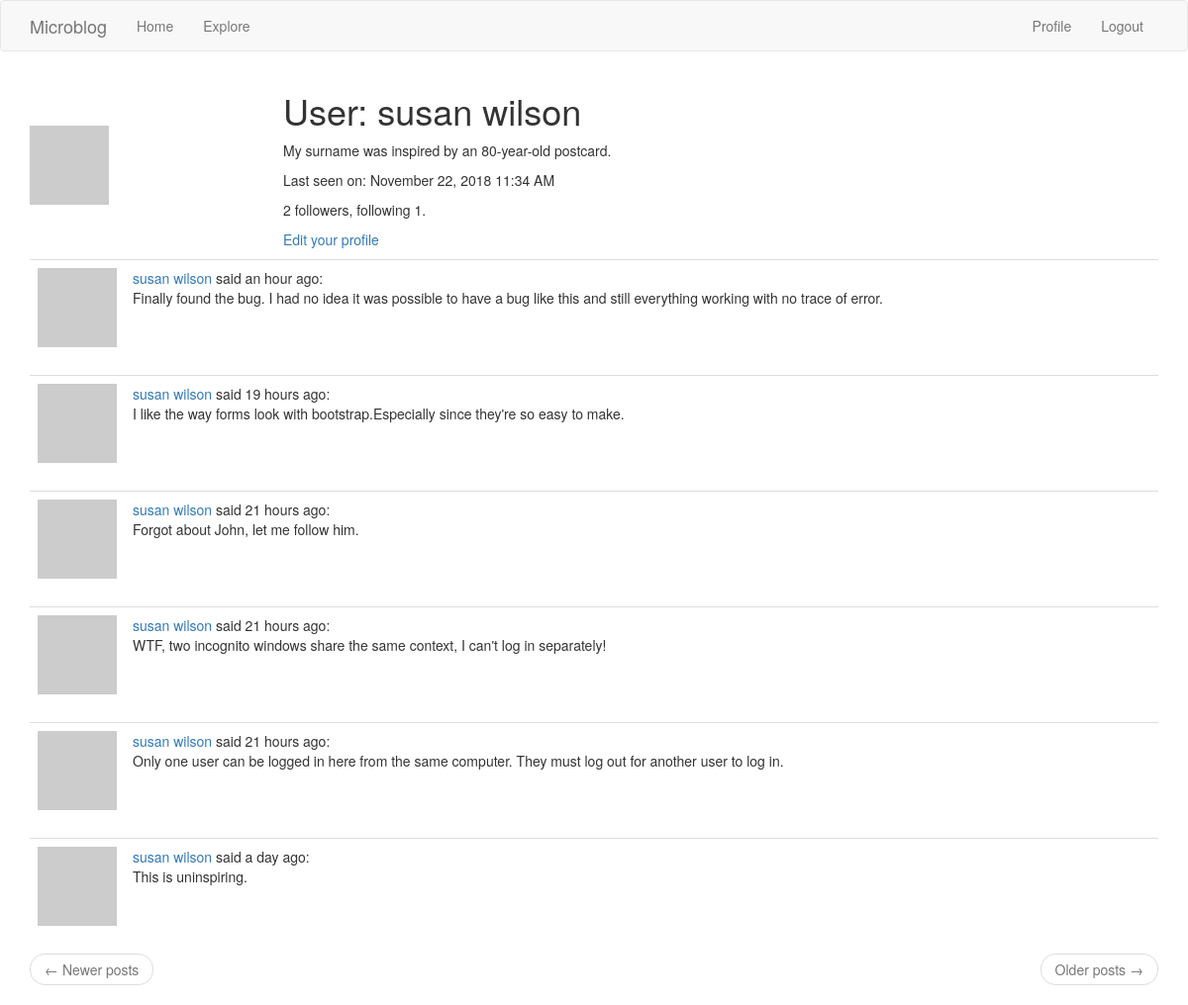
The page /user/susan wilson (signed in) on the database its author committed.
### app/models.py (models this page shows, shortened)
class User(UserMixin, db.Model):
    id = db.Column(db.Integer, primary_key=True)
    username = db.Column(db.String(64), index=True, unique=True)
    email = db.Column(db.String(120), index=True, unique=True)
    password_hash = db.Column(db.String(128))
    about_me = db.Column(db.String(140))
    last_seen = db.Column(db.DateTime, default=datetime.utcnow)
    posts = db.relationship('Post', backref='author', lazy='dynamic')
    followed = db.relationship(
        'User', secondary=followers,
        primaryjoin=(followers.c.follower_id == id),
        secondaryjoin=(followers.c.followed_id == id),
        backref=db.backref('followers', lazy='dynamic'), lazy='dynamic')
    def avatar(self, size):
        digest = md5(self.email.lower().encode('utf-8')).hexdigest()
        return 'https://www.gravatar.com/avatar/{}?d=retro&s={}'.format(
            digest, size)

class Post(db.Model):
    id = db.Column(db.Integer, primary_key=True)
    body = db.Column(db.String(140))
    timestamp = db.Column(db.DateTime, index=True, default=datetime.utcnow)
    user_id = db.Column(db.Integer, db.ForeignKey('user.id'))
    language = db.Column(db.String(5))

### app/main/routes.py (the view)
@bp.route('/user/<username>')
@login_required
def user(username):
    user = User.query.filter_by(username=username).first_or_404()
    page = request.args.get('page', 1, type=int)
    posts = user.posts.order_by(Post.timestamp.desc()).paginate(
        page, current_app.config['POSTS_PER_PAGE'], False)
    next_url = url_for('main.user', username=user.username, page=posts.next_num) \
        if posts.has_next else None
    prev_url = url_for('main.user', username=user.username, page=posts.prev_num) \
        if posts.has_prev else None
    return render_template('user.html', user=user, posts=posts.items,
                           prev_url=prev_url, next_url=next_url)

### app/main/routes.py (called while the page is built)
@bp.before_app_request
def before_request():
    if current_user.is_authenticated:
        current_user.last_seen = datetime.utcnow()
        db.session.commit()
    g.locale = str(get_locale())

### app/models.py (called while the page is built)
@login.user_loader
def load_user(id):
    return User.query.get(int(id))

### app/main/templates/user.html
{% extends "base.html" %}
{% block app_content %}
  <table class="tabe table-hover">
    <tr>
      <td width="256px"><img src="{{ user.avatar(256) }}"></td>
      <td>
        <h1>{{ _('User:') }} {{ user.username }}</h1>
        {% if user.about_me %}
          <p>{{ user.about_me }}</p>
        {% endif %}
        {% if user.last_seen %}
          <p>{{ _('Last seen on:') }} {{ moment(user.last_seen).format('LLL') }}</p>
        {% endif %}
        <p>{{ user.followers.count() }} {{ _('followers, following') }} {{ user.followed.count() }}.</p>
        {% if user == current_user %}
          <p><a href="{{ url_for('main.edit_profile') }}">{{ _('Edit your profile') }}</a></p>
        {% elif not current_user.is_following(user) %}
          <p><a href="{{ url_for('main.follow', username=user.username) }}">{{ _('Follow') }}</a></p>
        {% else %}
          <p><a href="{{ url_for('main.unfollow', username=user.username) }}">{{ _('Unfollow') }}</a></p>
        {% endif %}
      </td>
    </tr>
  </table>
  {% for post in posts %}
    {% include '_post.html' %}
  {% endfor %}
  {% include '_page_nav.html' %}
{% endblock %}

### app/main/templates/_post.html (shortened to what this page needs)
<table class="table table-hover">
  <tr>
    <td width="40px"><img src="{{ post.author.avatar(40) }}"></td>
    <td>
      <a href="{{ url_for('main.user', username=post.author.username) }}">
        {{ post.author.username }}
      </a>
      {{ _('said') }} {{ moment(post.timestamp).fromNow() }}:
      <br>
      <span id="post{{ post.id }}">{{ post.body }}</span>
    </td>
  </tr>
</table>

### rows shown on the page
User: username "susan wilson", about_me "My surname was inspired by an 80-year-old postcard.", last_seen "November 22, 2018 11:34 AM"
Post: author.username "susan wilson", timestamp "an hour ago", body "Finally found the bug. I had no idea it was possible to have a bug like this and still everything working with no trace of error."
Post: author.username "susan wilson", timestamp "19 hours ago", body "I like the way forms look with bootstrap.Especially since they're so easy to make."
Post: author.username "susan wilson", timestamp "21 hours ago", body "Forgot about John, let me follow him."
Post: author.username "susan wilson", timestamp "21 hours ago", body "WTF, two incognito windows share the same context, I can't log in separately!"
Post: author.username "susan wilson", timestamp "21 hours ago", body "Only one user can be logged in here from the same computer. They must log out for another user to log in."
Post: author.username "susan wilson", timestamp "a day ago", body "This is uninspiring."

### other values the page prints
{{ user.followers.count() }} "2"
{{ user.followed.count() }} "1"
